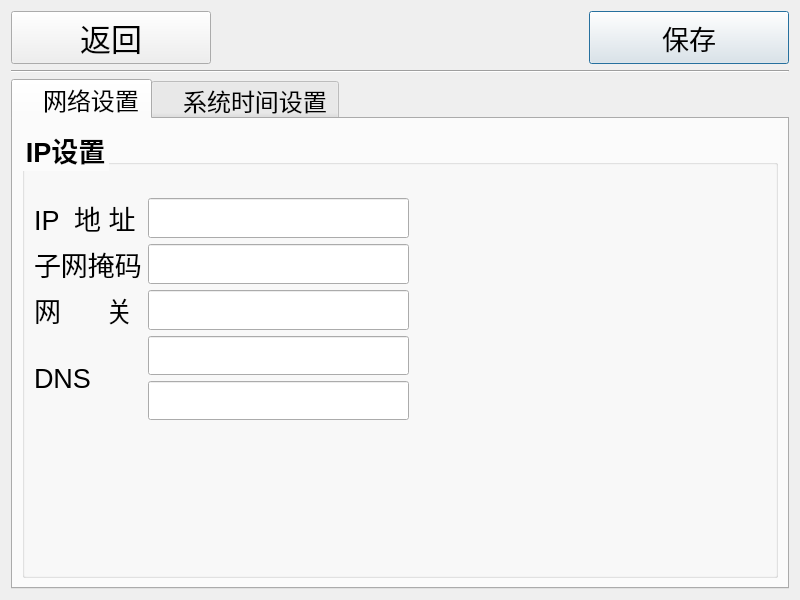
<?xml version="1.0" encoding="UTF-8"?>
<ui version="4.0">
 <class>SysSettings</class>
 <widget class="QDialog" name="SysSettings">
  <property name="geometry">
   <rect>
    <x>0</x>
    <y>0</y>
    <width>800</width>
    <height>600</height>
   </rect>
  </property>
  <property name="font">
   <font>
    <pointsize>20</pointsize>
   </font>
  </property>
  <property name="windowTitle">
   <string/>
  </property>
  <property name="autoFillBackground">
   <bool>true</bool>
  </property>
  <property name="styleSheet">
   <string notr="true">color:rgb(0, 0, 0)</string>
  </property>
  <layout class="QGridLayout" name="gridLayout_7">
   <item row="0" column="0">
    <layout class="QGridLayout" name="gridLayout_3" columnstretch="1,0,0" columnminimumwidth="200,0,200">
     <item row="0" column="2">
      <widget class="QPushButton" name="btnSave">
       <property name="sizePolicy">
        <sizepolicy hsizetype="Minimum" vsizetype="Preferred">
         <horstretch>0</horstretch>
         <verstretch>0</verstretch>
        </sizepolicy>
       </property>
       <property name="font">
        <font>
         <pointsize>20</pointsize>
        </font>
       </property>
       <property name="text">
        <string>保存</string>
       </property>
       <property name="icon">
        <iconset resource="ikembx00.qrc">
         <normaloff>:/image/ok.ico</normaloff>:/image/ok.ico</iconset>
       </property>
       <property name="iconSize">
        <size>
         <width>35</width>
         <height>35</height>
        </size>
       </property>
       <property name="default">
        <bool>true</bool>
       </property>
      </widget>
     </item>
     <item row="0" column="0">
      <widget class="QPushButton" name="btnBack">
       <property name="sizePolicy">
        <sizepolicy hsizetype="Minimum" vsizetype="Preferred">
         <horstretch>0</horstretch>
         <verstretch>0</verstretch>
        </sizepolicy>
       </property>
       <property name="font">
        <font>
         <pointsize>23</pointsize>
        </font>
       </property>
       <property name="text">
        <string>返回</string>
       </property>
       <property name="icon">
        <iconset resource="ikembx00.qrc">
         <normaloff>:/image/jtbq_022.ico</normaloff>:/image/jtbq_022.ico</iconset>
       </property>
       <property name="iconSize">
        <size>
         <width>40</width>
         <height>40</height>
        </size>
       </property>
      </widget>
     </item>
     <item row="0" column="1">
      <spacer name="horizontalSpacer">
       <property name="orientation">
        <enum>Qt::Horizontal</enum>
       </property>
       <property name="sizeType">
        <enum>QSizePolicy::Preferred</enum>
       </property>
       <property name="sizeHint" stdset="0">
        <size>
         <width>528</width>
         <height>20</height>
        </size>
       </property>
      </spacer>
     </item>
    </layout>
   </item>
   <item row="1" column="0">
    <widget class="Line" name="line">
     <property name="styleSheet">
      <string notr="true">color:rgb(0, 0, 0)</string>
     </property>
     <property name="orientation">
      <enum>Qt::Horizontal</enum>
     </property>
    </widget>
   </item>
   <item row="2" column="0">
    <widget class="QTabWidget" name="tabWidget">
     <property name="font">
      <font>
       <pointsize>18</pointsize>
      </font>
     </property>
     <property name="tabPosition">
      <enum>QTabWidget::North</enum>
     </property>
     <property name="currentIndex">
      <number>0</number>
     </property>
     <property name="usesScrollButtons">
      <bool>true</bool>
     </property>
     <widget class="QWidget" name="tabSetNet">
      <attribute name="title">
       <string>   网络设置</string>
      </attribute>
      <layout class="QGridLayout" name="gridLayout_4">
       <item row="0" column="0">
        <widget class="QGroupBox" name="groupBox">
         <property name="sizePolicy">
          <sizepolicy hsizetype="Preferred" vsizetype="Preferred">
           <horstretch>0</horstretch>
           <verstretch>0</verstretch>
          </sizepolicy>
         </property>
         <property name="font">
          <font>
           <pointsize>20</pointsize>
           <weight>75</weight>
           <bold>true</bold>
          </font>
         </property>
         <property name="title">
          <string>IP设置</string>
         </property>
         <layout class="QGridLayout" name="gridLayout_2">
          <item row="0" column="0">
           <spacer name="verticalSpacer_2">
            <property name="orientation">
             <enum>Qt::Vertical</enum>
            </property>
            <property name="sizeType">
             <enum>QSizePolicy::Fixed</enum>
            </property>
            <property name="sizeHint" stdset="0">
             <size>
              <width>20</width>
              <height>24</height>
             </size>
            </property>
           </spacer>
          </item>
          <item row="1" column="0" colspan="2">
           <layout class="QGridLayout" name="gridLayout">
            <item row="0" column="0">
             <widget class="QLabel" name="labIPAddr">
              <property name="sizePolicy">
               <sizepolicy hsizetype="Expanding" vsizetype="Expanding">
                <horstretch>0</horstretch>
                <verstretch>0</verstretch>
               </sizepolicy>
              </property>
              <property name="font">
               <font>
                <pointsize>20</pointsize>
                <weight>50</weight>
                <bold>false</bold>
               </font>
              </property>
              <property name="text">
               <string>IP  地 址</string>
              </property>
             </widget>
            </item>
            <item row="0" column="1">
             <widget class="QLineEdit" name="txtIPAddr">
              <property name="sizePolicy">
               <sizepolicy hsizetype="Expanding" vsizetype="Expanding">
                <horstretch>0</horstretch>
                <verstretch>0</verstretch>
               </sizepolicy>
              </property>
              <property name="font">
               <font>
                <pointsize>20</pointsize>
               </font>
              </property>
              <property name="text">
               <string/>
              </property>
             </widget>
            </item>
            <item row="1" column="0">
             <widget class="QLabel" name="labMaskCode">
              <property name="sizePolicy">
               <sizepolicy hsizetype="Expanding" vsizetype="Expanding">
                <horstretch>0</horstretch>
                <verstretch>0</verstretch>
               </sizepolicy>
              </property>
              <property name="font">
               <font>
                <pointsize>20</pointsize>
                <weight>50</weight>
                <bold>false</bold>
               </font>
              </property>
              <property name="text">
               <string>子网掩码</string>
              </property>
             </widget>
            </item>
            <item row="1" column="1">
             <widget class="QLineEdit" name="txtMaskCode">
              <property name="sizePolicy">
               <sizepolicy hsizetype="Expanding" vsizetype="Expanding">
                <horstretch>0</horstretch>
                <verstretch>0</verstretch>
               </sizepolicy>
              </property>
              <property name="font">
               <font>
                <pointsize>20</pointsize>
               </font>
              </property>
              <property name="text">
               <string/>
              </property>
             </widget>
            </item>
            <item row="2" column="0">
             <widget class="QLabel" name="labNetGate">
              <property name="sizePolicy">
               <sizepolicy hsizetype="Expanding" vsizetype="Expanding">
                <horstretch>0</horstretch>
                <verstretch>0</verstretch>
               </sizepolicy>
              </property>
              <property name="font">
               <font>
                <pointsize>20</pointsize>
                <weight>50</weight>
                <bold>false</bold>
               </font>
              </property>
              <property name="text">
               <string>网      关</string>
              </property>
             </widget>
            </item>
            <item row="2" column="1">
             <widget class="QLineEdit" name="txtNetGate">
              <property name="sizePolicy">
               <sizepolicy hsizetype="Expanding" vsizetype="Expanding">
                <horstretch>0</horstretch>
                <verstretch>0</verstretch>
               </sizepolicy>
              </property>
              <property name="font">
               <font>
                <pointsize>20</pointsize>
               </font>
              </property>
              <property name="text">
               <string/>
              </property>
             </widget>
            </item>
            <item row="3" column="0" rowspan="2">
             <widget class="QLabel" name="labDNS">
              <property name="sizePolicy">
               <sizepolicy hsizetype="Expanding" vsizetype="Expanding">
                <horstretch>0</horstretch>
                <verstretch>0</verstretch>
               </sizepolicy>
              </property>
              <property name="font">
               <font>
                <pointsize>20</pointsize>
                <weight>50</weight>
                <bold>false</bold>
               </font>
              </property>
              <property name="text">
               <string>DNS</string>
              </property>
             </widget>
            </item>
            <item row="3" column="1">
             <widget class="QLineEdit" name="txtDNS">
              <property name="sizePolicy">
               <sizepolicy hsizetype="Expanding" vsizetype="Expanding">
                <horstretch>0</horstretch>
                <verstretch>0</verstretch>
               </sizepolicy>
              </property>
              <property name="font">
               <font>
                <pointsize>20</pointsize>
               </font>
              </property>
              <property name="text">
               <string/>
              </property>
             </widget>
            </item>
            <item row="4" column="1">
             <widget class="QLineEdit" name="txtViceDNS">
              <property name="sizePolicy">
               <sizepolicy hsizetype="Expanding" vsizetype="Expanding">
                <horstretch>0</horstretch>
                <verstretch>0</verstretch>
               </sizepolicy>
              </property>
              <property name="font">
               <font>
                <pointsize>20</pointsize>
               </font>
              </property>
              <property name="text">
               <string/>
              </property>
             </widget>
            </item>
           </layout>
          </item>
          <item row="1" column="2">
           <spacer name="horizontalSpacer_2">
            <property name="orientation">
             <enum>Qt::Horizontal</enum>
            </property>
            <property name="sizeHint" stdset="0">
             <size>
              <width>291</width>
              <height>20</height>
             </size>
            </property>
           </spacer>
          </item>
          <item row="2" column="1">
           <spacer name="verticalSpacer">
            <property name="orientation">
             <enum>Qt::Vertical</enum>
            </property>
            <property name="sizeHint" stdset="0">
             <size>
              <width>20</width>
              <height>99</height>
             </size>
            </property>
           </spacer>
          </item>
         </layout>
        </widget>
       </item>
      </layout>
     </widget>
     <widget class="QWidget" name="tabSetSysTime">
      <attribute name="title">
       <string>   系统时间设置</string>
      </attribute>
      <layout class="QGridLayout" name="gridLayout_9" rowstretch="1,3,0,1" rowminimumheight="0,0,50,0">
       <item row="0" column="0">
        <widget class="QGroupBox" name="groupBox_2">
         <property name="sizePolicy">
          <sizepolicy hsizetype="Expanding" vsizetype="Preferred">
           <horstretch>0</horstretch>
           <verstretch>0</verstretch>
          </sizepolicy>
         </property>
         <property name="font">
          <font>
           <pointsize>20</pointsize>
           <weight>75</weight>
           <bold>true</bold>
           <strikeout>false</strikeout>
          </font>
         </property>
         <property name="title">
          <string>系统时间</string>
         </property>
         <layout class="QGridLayout" name="gridLayout_6" rowstretch="1,3" rowminimumheight="15,0">
          <item row="0" column="0">
           <spacer name="verticalSpacer_3">
            <property name="orientation">
             <enum>Qt::Vertical</enum>
            </property>
            <property name="sizeType">
             <enum>QSizePolicy::Expanding</enum>
            </property>
            <property name="sizeHint" stdset="0">
             <size>
              <width>20</width>
              <height>40</height>
             </size>
            </property>
           </spacer>
          </item>
          <item row="1" column="0">
           <layout class="QGridLayout" name="gridLayout_5" rowminimumheight="0" columnminimumwidth="0,0,150,150,0">
            <item row="0" column="0">
             <widget class="QLabel" name="labCurrentTime">
              <property name="sizePolicy">
               <sizepolicy hsizetype="Preferred" vsizetype="Preferred">
                <horstretch>0</horstretch>
                <verstretch>0</verstretch>
               </sizepolicy>
              </property>
              <property name="font">
               <font>
                <pointsize>20</pointsize>
                <weight>50</weight>
                <bold>false</bold>
               </font>
              </property>
              <property name="text">
               <string>当前时间</string>
              </property>
             </widget>
            </item>
            <item row="0" column="1">
             <widget class="QDateTimeEdit" name="dateTimeEditor">
              <property name="sizePolicy">
               <sizepolicy hsizetype="Preferred" vsizetype="Preferred">
                <horstretch>0</horstretch>
                <verstretch>0</verstretch>
               </sizepolicy>
              </property>
              <property name="font">
               <font>
                <pointsize>20</pointsize>
                <weight>50</weight>
                <bold>false</bold>
               </font>
              </property>
              <property name="frame">
               <bool>true</bool>
              </property>
              <property name="readOnly">
               <bool>false</bool>
              </property>
              <property name="buttonSymbols">
               <enum>QAbstractSpinBox::NoButtons</enum>
              </property>
              <property name="date">
               <date>
                <year>2013</year>
                <month>10</month>
                <day>1</day>
               </date>
              </property>
              <property name="displayFormat">
               <string>yyyy-MM-dd hh:mm:ss</string>
              </property>
              <property name="calendarPopup">
               <bool>false</bool>
              </property>
              <property name="currentSectionIndex">
               <number>0</number>
              </property>
             </widget>
            </item>
            <item row="0" column="2">
             <widget class="QPushButton" name="btnAdd">
              <property name="sizePolicy">
               <sizepolicy hsizetype="Preferred" vsizetype="Preferred">
                <horstretch>0</horstretch>
                <verstretch>0</verstretch>
               </sizepolicy>
              </property>
              <property name="text">
               <string/>
              </property>
              <property name="icon">
               <iconset resource="ikembx00.qrc">
                <normaloff>:/image/add.ico</normaloff>:/image/add.ico</iconset>
              </property>
              <property name="iconSize">
               <size>
                <width>40</width>
                <height>40</height>
               </size>
              </property>
             </widget>
            </item>
            <item row="0" column="3">
             <widget class="QPushButton" name="btnMinus">
              <property name="sizePolicy">
               <sizepolicy hsizetype="Preferred" vsizetype="Preferred">
                <horstretch>0</horstretch>
                <verstretch>0</verstretch>
               </sizepolicy>
              </property>
              <property name="text">
               <string/>
              </property>
              <property name="icon">
               <iconset resource="ikembx00.qrc">
                <normaloff>:/image/minus.ico</normaloff>:/image/minus.ico</iconset>
              </property>
              <property name="iconSize">
               <size>
                <width>35</width>
                <height>35</height>
               </size>
              </property>
             </widget>
            </item>
            <item row="0" column="4">
             <spacer name="horizontalSpacer_3">
              <property name="orientation">
               <enum>Qt::Horizontal</enum>
              </property>
              <property name="sizeType">
               <enum>QSizePolicy::Expanding</enum>
              </property>
              <property name="sizeHint" stdset="0">
               <size>
                <width>28</width>
                <height>17</height>
               </size>
              </property>
             </spacer>
            </item>
           </layout>
          </item>
         </layout>
        </widget>
       </item>
       <item row="1" column="0">
        <spacer name="verticalSpacer_4">
         <property name="orientation">
          <enum>Qt::Vertical</enum>
         </property>
         <property name="sizeHint" stdset="0">
          <size>
           <width>20</width>
           <height>238</height>
          </size>
         </property>
        </spacer>
       </item>
       <item row="2" column="0">
        <layout class="QGridLayout" name="gridLayout_8" rowminimumheight="0" columnminimumwidth="0,200">
         <item row="0" column="0">
          <spacer name="horizontalSpacer_4">
           <property name="orientation">
            <enum>Qt::Horizontal</enum>
           </property>
           <property name="sizeHint" stdset="0">
            <size>
             <width>538</width>
             <height>20</height>
            </size>
           </property>
          </spacer>
         </item>
         <item row="0" column="1">
          <widget class="QPushButton" name="btnApply">
           <property name="sizePolicy">
            <sizepolicy hsizetype="Preferred" vsizetype="Preferred">
             <horstretch>0</horstretch>
             <verstretch>0</verstretch>
            </sizepolicy>
           </property>
           <property name="font">
            <font>
             <pointsize>20</pointsize>
            </font>
           </property>
           <property name="text">
            <string>应用</string>
           </property>
          </widget>
         </item>
        </layout>
       </item>
       <item row="3" column="0">
        <spacer name="verticalSpacer_5">
         <property name="orientation">
          <enum>Qt::Vertical</enum>
         </property>
         <property name="sizeHint" stdset="0">
          <size>
           <width>20</width>
           <height>66</height>
          </size>
         </property>
        </spacer>
       </item>
      </layout>
     </widget>
    </widget>
   </item>
  </layout>
 </widget>
 <tabstops>
  <tabstop>btnSave</tabstop>
  <tabstop>btnBack</tabstop>
 </tabstops>
 <resources>
  <include location="ikembx00.qrc"/>
 </resources>
 <connections/>
</ui>
